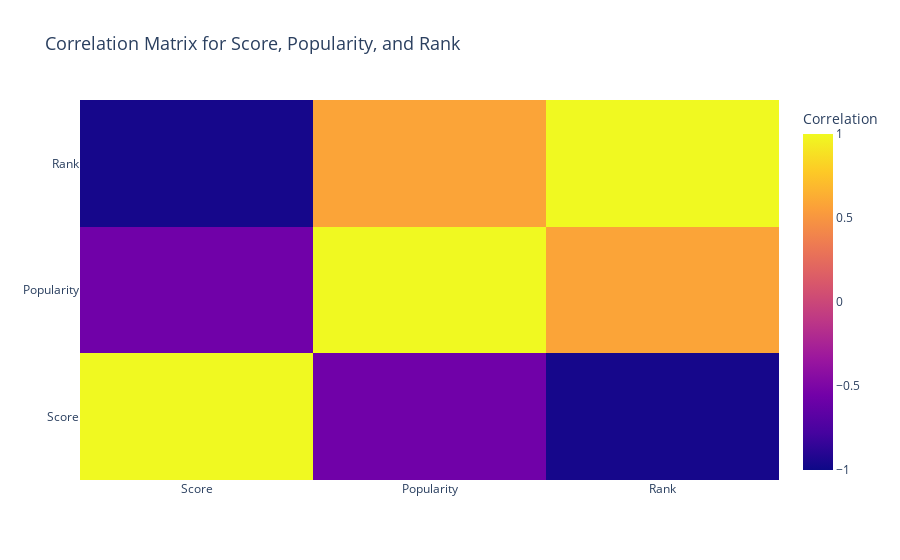

The notebook cell this image was saved under:
### Code cell
correlation_matrix = anime_df[['Score', 'Popularity', 'Rank']].corr()

fig = go.Figure(data=go.Heatmap(
    z=correlation_matrix.values,
    x=correlation_matrix.columns,
    y=correlation_matrix.index,
    colorscale='plasma',
    zmin=-1, zmax=1,
    colorbar=dict(title="Correlation")
))

fig.update_layout(
    title="Correlation Matrix for Score, Popularity, and Rank",
    title_font_size=18,
    font=dict(size=12),
    xaxis=dict(tickangle=0)
)
fig.write_image("correlation.png") 
fig.show()

### Figure 1 — Plotly figure (JSON) as saved in the notebook; plotly's stock layout.template omitted (floating-point values rounded to 4 significant figures)
{"data": [{"colorbar": {"title": {"text": "Correlation"}}, "colorscale": [[0, "#0d0887"], [0.1111, "#46039f"], [0.2222, "#7201a8"], [0.3333, "#9c179e"], [0.4444, "#bd3786"], [0.5556, "#d8576b"], [0.6667, "#ed7953"], [0.7778, "#fb9f3a"], [0.8889, "#fdca26"], [1, "#f0f921"]], "type": "heatmap", "x": ["Score", "Popularity", "Rank"], "y": ["Score", "Popularity", "Rank"], "z": [[1, -0.5664, -0.9661], [-0.5664, 1, 0.5801], [-0.9661, 0.5801, 1]], "zmax": 1, "zmin": -1}], "layout": {"font": {"size": 12}, "title": {"font": {"size": 18}, "text": "Correlation Matrix for Score, Popularity, and Rank"}, "xaxis": {"tickangle": 0}}}
